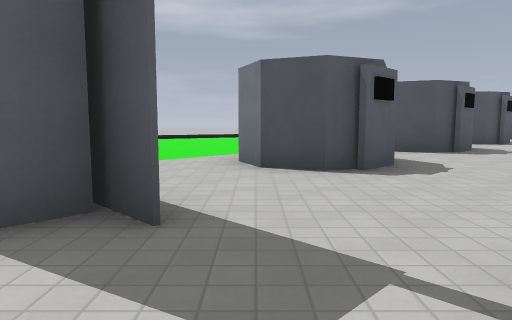
view 1 (above)

24 first-person views from a walk through a level from a Godot 3-D game. The camera is 1.3 m above the floor, tilts 6° down and sees 70° across. The floor is counted in squares, 2 m on a side. Each view is taken from the middle of a square. On the plan, view 1 faces up. The plan holds only what a view shows up to about 11 squares ahead; the rest is blank. The place goes on beyond the plan. Characters and animated objects are not drawn. Surface patterns are stand-ins for the level's own textures.

view 2
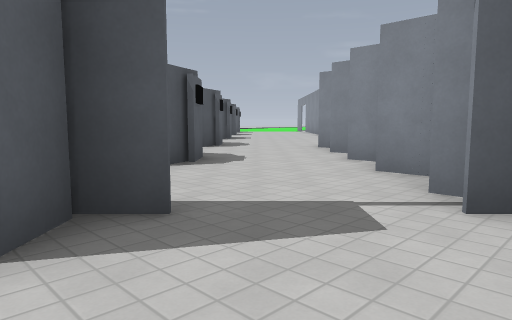

view 3
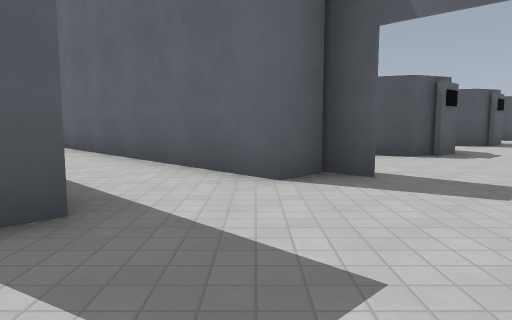

view 4
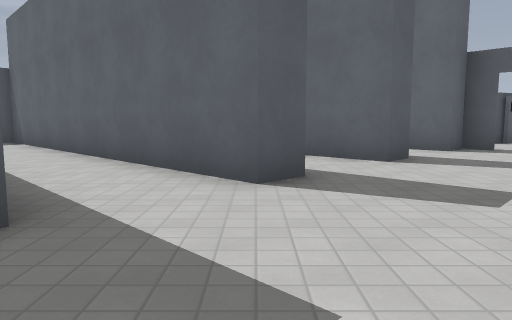

view 5
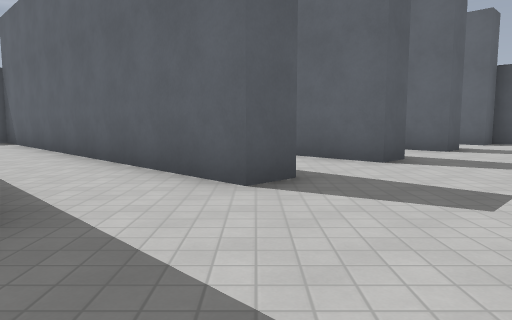

view 6
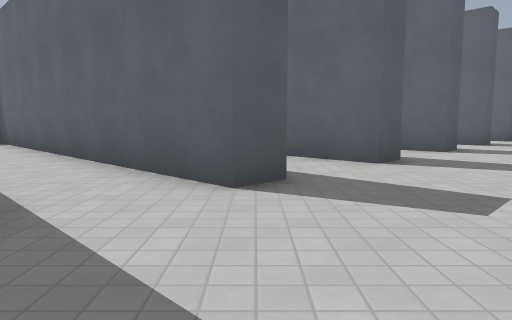

view 7
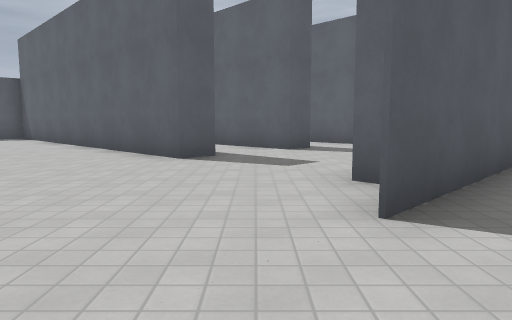

view 8
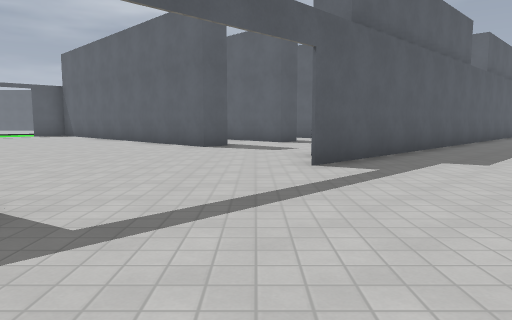

view 9
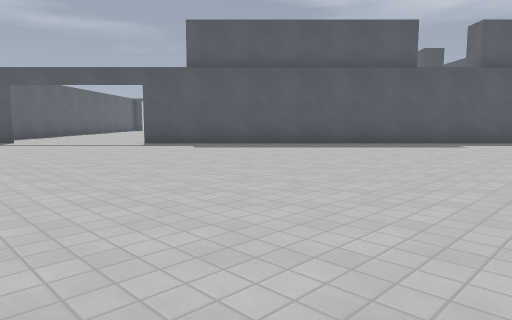

view 10
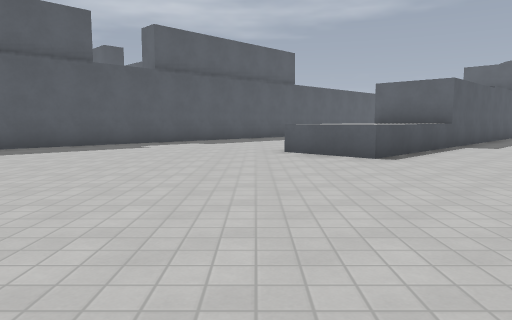

view 11
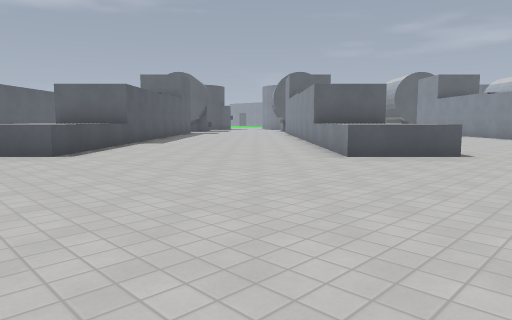

view 12
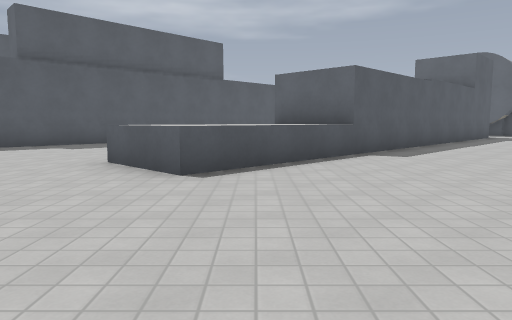

view 13
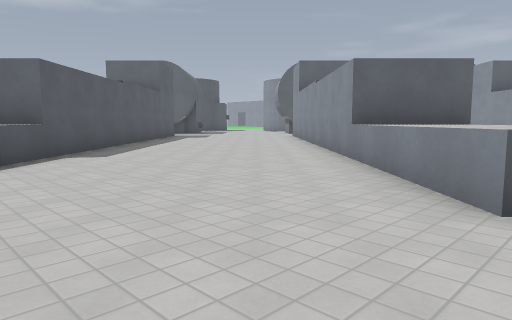

view 14
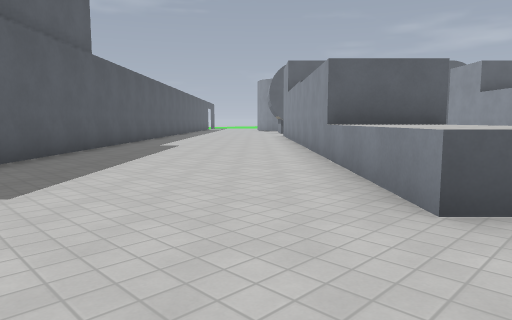

view 15
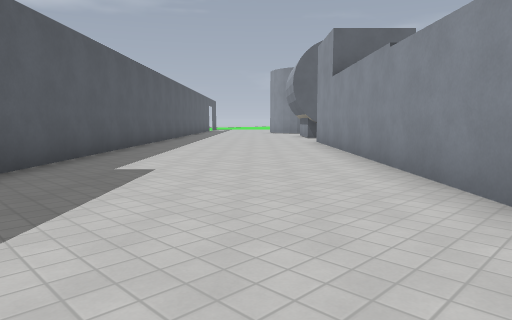

view 16
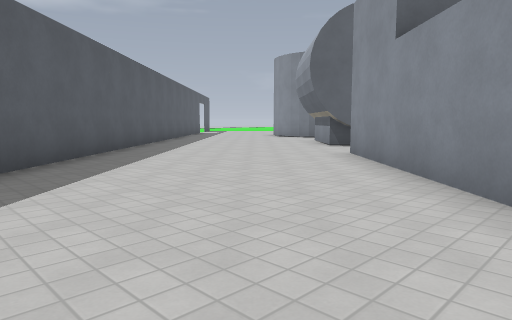

view 17
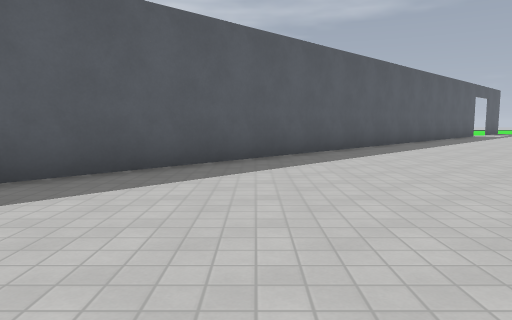

view 18
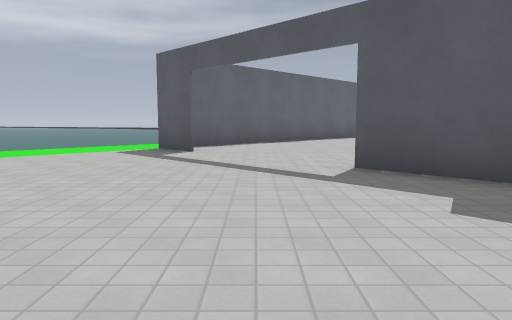

view 19
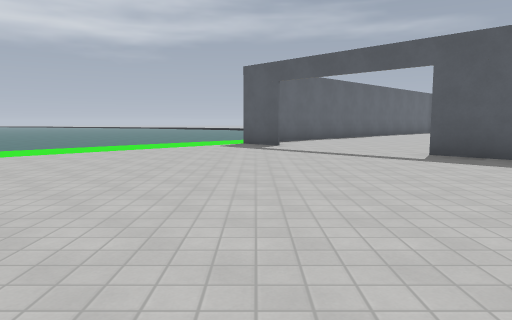

view 20
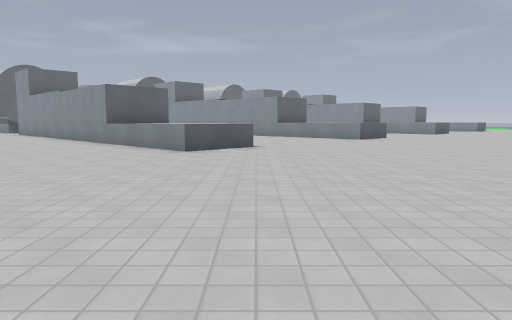

view 21
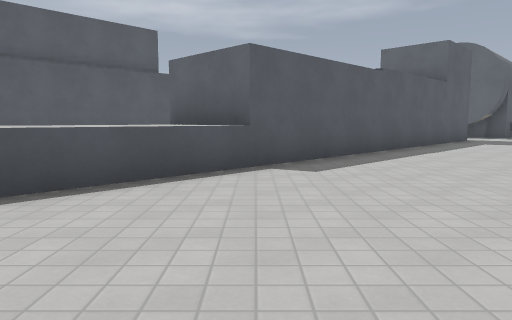

view 22
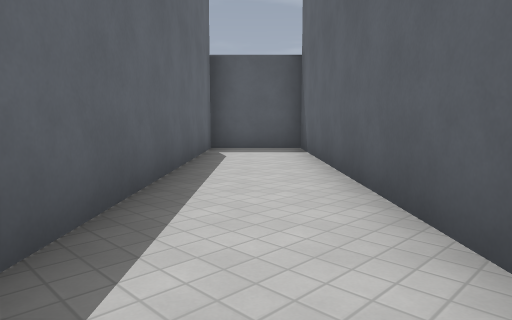

view 23
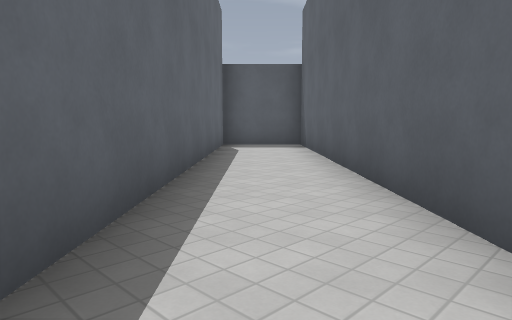

view 24
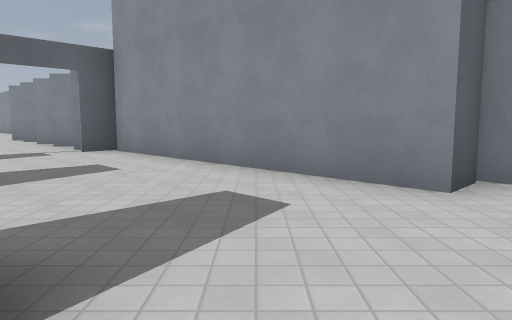

### Floor plan
Key: @ floor where view 1 was taken; # wall or solid block; . floor; = window, fence, low wall or low ledge; ^ raised ledge.
Columns run from 16 left of view 1 to 10 right of it. Each row starts with its distance up from view 1.
 11              ...      ##
 10              ...      ..
  9               ...    ..
  8               ...  ##..   #
  7          ##   ..   ..... ##
  6           ##  ..###.....##.
  5   ###     .##  .##....###..
  4  ##.##     .## ......##....
  3 ##...##    ..###....##.....
  2 ###...##    .......##......
  1 ..##...##  ##.....##.......
  0 #..##...## .#...@##.......#
 -1 ##..##...##.....##.......##
 -2 .##..##...#....##.......###
 -3  .##..##......##.......###.
 -4 #..##..##....##.......###..
 -5 ##..##.......#.......###...
 -6 .##..##....###......###....
 -7 ..##......##.......^##.....
 -8 ...##....##.......^^^......
 -9 ........##.......^^^.......
-10 .......##.........^........
-11 ......##..................#
-12 ......#..................##
-13 ........................^^#
-14 #......................^^^
-15 ##....................=^^..
-16  ###.......................
-17  .........................
-18  ........... .............

Where each view was taken, in squares from view 1:
view 1: 0 up, 0 right, facing up
view 2: 0 up, 2 left, facing up-right
view 3: 2 down, 2 left, facing up
view 4: 6 down, 6 left, facing up
view 5: 8 down, 8 left, facing up
view 6: 10 down, 10 left, facing up
view 7: 15 down, 11 left, facing up
view 8: 18 down, 11 left, facing up
view 9: 18 down, 0 right, facing up-left
view 10: 17 down, 0 right, facing up
view 11: 18 down, 0 right, facing up-right
view 12: 15 down, 3 right, facing up
view 13: 15 down, 3 right, facing up-right
view 14: 10 down, 2 left, facing up-right
view 15: 6 down, 1 right, facing up-right
view 16: 3 down, 4 right, facing up-right
view 17: 2 down, 7 right, facing up
view 18: 14 down, 5 left, facing left
view 19: 16 down, 3 left, facing left
view 20: 16 down, 2 left, facing right
view 21: 13 down, 5 right, facing up
view 22: 4 down, 10 left, facing up-left
view 23: 3 down, 7 left, facing up-left
view 24: 3 down, 7 left, facing right
